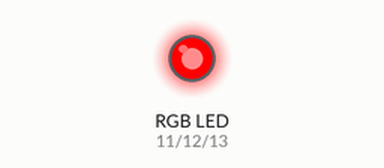
The program below on a simulated Raspberry Pi (header pin numbers). Shown: an RGB LED mixed from three pins (HIGH = lit).

Above: at 0.2 s.
At 1.2 s:
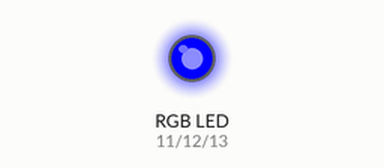
At 2.7 s:
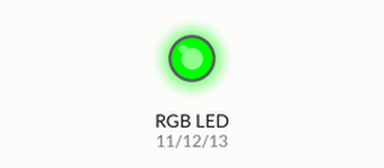
At 3.7 s:
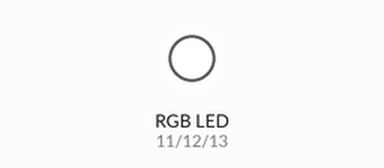
Timing chart, 0 to 4.6 s (numbered marks = the images above):
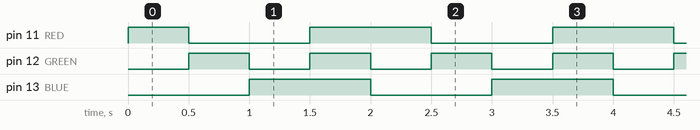

The program:

gpio_main1.py
```python
# RGB LED ON/OFF
import RPi.GPIO as GPIO
import time

RED = 11 #라즈베리파이 11번
GREEN = 12
BLUE = 13

GPIO.setmode(GPIO.BOARD)  # GPIO.BCM
GPIO.setup(RED, GPIO.OUT)  # 11핀 출력셋팅
GPIO.setup(GREEN, GPIO.OUT)  # 12핀 출력셋팅
GPIO.setup(BLUE, GPIO.OUT)  # 13핀 출력셋팅

# GPIO.output(RED, GPIO.LOW)  #HIGH LIGHT ON, LOW LIGHT OFF

try:
    while True:
        GPIO.output(RED, GPIO.HIGH) # RED on, 나머지 off
        GPIO.output(GREEN, GPIO.LOW)
        GPIO.output(BLUE, GPIO.LOW)
        time.sleep(0.5)

        GPIO.output(RED, GPIO.LOW) # GREEN on, 나머지 off
        GPIO.output(GREEN, GPIO.HIGH)
        GPIO.output(BLUE, GPIO.LOW)
        time.sleep(0.5)

        GPIO.output(RED, GPIO.LOW) # BLUE on, 나머지 off
        GPIO.output(GREEN, GPIO.LOW)
        GPIO.output(BLUE, GPIO.HIGH)
        time.sleep(0.5)

        GPIO.output(RED, GPIO.HIGH) # ALL HIGH
        GPIO.output(GREEN, GPIO.HIGH)
        GPIO.output(BLUE, GPIO.HIGH)
        time.sleep(0.5)

except KeyboardInterrupt:   # 콘솔 ctrl+C -> 프로그램 종료
    GPIO.output(RED, GPIO.LOW)
    GPIO.output(GREEN, GPIO.LOW)
    GPIO.output(BLUE, GPIO.LOW)
```

Measured:
- by itself, pin 11 (RED): repeats every 2.0 s: LOW 1.0 s, HIGH 1.0 s
- by itself, pin 12 (GREEN): alternates HIGH for 0.50 s and LOW for 0.50 s
- by itself, pin 13 (BLUE): alternates HIGH for 1.0 s and LOW for 1.0 s
